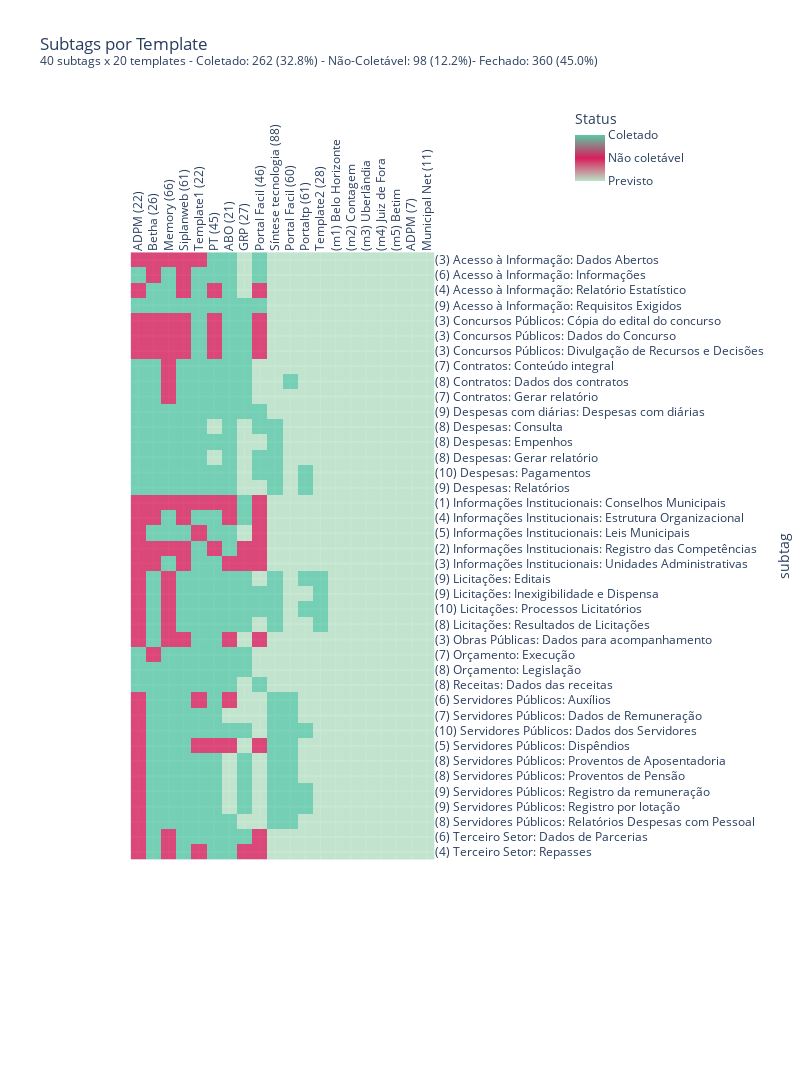

Notebook code for this chart:
### Code cell
# from file
tags = pd.read_csv('data/tags_epics.csv', index_col='subtag')
plot_tags_coletadas(tags)

### Figure 1 — Plotly figure (JSON) as saved in the notebook; plotly's stock layout.template omitted (floating-point values rounded to 4 significant figures; data arrays with more than 128 entries replaced by an {"elided": "..."} marker saying what was removed)
{"data": [{"coloraxis": "coloraxis", "hovertemplate": "x: %{x}<br>subtag: %{y}<br>color: %{z}<extra></extra>", "name": "0", "opacity": 0.8, "type": "heatmap", "x": ["ADPM (22)", "Betha (26)", "Memory (66)", "Siplanweb (61)", "Template1 (22)", "PT (45)", "ABO (21)", "GRP (27)", "Portal Facil (46)", "Síntese tecnologia (88)", "Portal Facil (60)", "Portaltp (61)", "Template2 (28)", "(m1) Belo Horizonte", "(m2) Contagem", "(m3) Uberlândia", "(m4) Juiz de Fora", "(m5) Betim", "ADPM (7)", "Municipal Net (11)"], "xaxis": "x", "y": ["(3) Acesso à Informação: Dados Abertos", "(6) Acesso à Informação: Informações", "(4) Acesso à Informação: Relatório Estatístico", "(9) Acesso à Informação: Requisitos Exigidos", "(3) Concursos Públicos: Cópia do edital do concurso", "(3) Concursos Públicos: Dados do Concurso", "(3) Concursos Públicos: Divulgação de Recursos e Decisões", "(7) Contratos: Conteúdo integral", "(8) Contratos: Dados dos contratos", "(7) Contratos: Gerar relatório", "(9) Despesas com diárias: Despesas com diárias", "(8) Despesas: Consulta", "(8) Despesas: Empenhos", "(8) Despesas: Gerar relatório", "(10) Despesas: Pagamentos", "(9) Despesas: Relatórios", "(1) Informações Institucionais: Conselhos Municipais", "(4) Informações Institucionais: Estrutura Organizacional", "(5) Informações Institucionais: Leis Municipais", "(2) Informações Institucionais: Registro das Competências", "(3) Informações Institucionais: Unidades Administrativas", "(9) Licitações: Editais", "(9) Licitações: Inexigibilidade e Dispensa", "(10) Licitações: Processos Licitatórios", "(8) Licitações: Resultados de Licitações", "(3) Obras Públicas: Dados para acompanhamento", "(7) Orçamento: Execução", "(8) Orçamento: Legislação", "(8) Receitas: Dados das receitas", "(6) Servidores Públicos: Auxílios", "(7) Servidores Públicos: Dados de Remuneração", "(10) Servidores Públicos: Dados dos Servidores", "(5) Servidores Públicos: Dispêndios", "(8) Servidores Públicos: Proventos de Aposentadoria", "(8) Servidores Públicos: Proventos de Pensão", "(9) Servidores Públicos: Registro da remuneração", "(9) Servidores Públicos: Registro por lotação", "(8) Servidores Públicos: Relatórios Despesas com Pessoal", "(6) Terceiro Setor: Dados de Parcerias", "(4) Terceiro Setor: Repasses"], "yaxis": "y", "z": {"elided": "40x20 int values"}}], "layout": {"coloraxis": {"colorbar": {"len": 90, "lenmode": "pixels", "ticktext": ["Previsto", "Não coletável", "Coletado"], "tickvals": [0, 1, 2], "title": {"text": "Status"}, "x": 1.2, "y": 0.95}, "colorscale": [[0, "#B9E3C6"], [0.5, "#D81E5B"], [1, "#59C9A5"]]}, "font": {"size": 12}, "height": 1150, "title": {"text": "Subtags por Template<br><sup>40 subtags x 20 templates - Coletado: 262 (32.8%) - Não-Coletável: 98 (12.2%)- Fechado: 360 (45.0%)</sup>"}, "width": 800, "xaxis": {"anchor": "y", "autorange": true, "constrain": "domain", "domain": [0, 1], "range": [-0.5, 19.5], "scaleanchor": "y", "side": "top", "tickangle": -90, "type": "category"}, "yaxis": {"anchor": "x", "autorange": true, "constrain": "domain", "domain": [0.167, 0.833], "gridwidth": 2, "range": [39.5, -0.5], "showgrid": true, "side": "right", "title": {"text": "subtag"}, "type": "category"}}}
